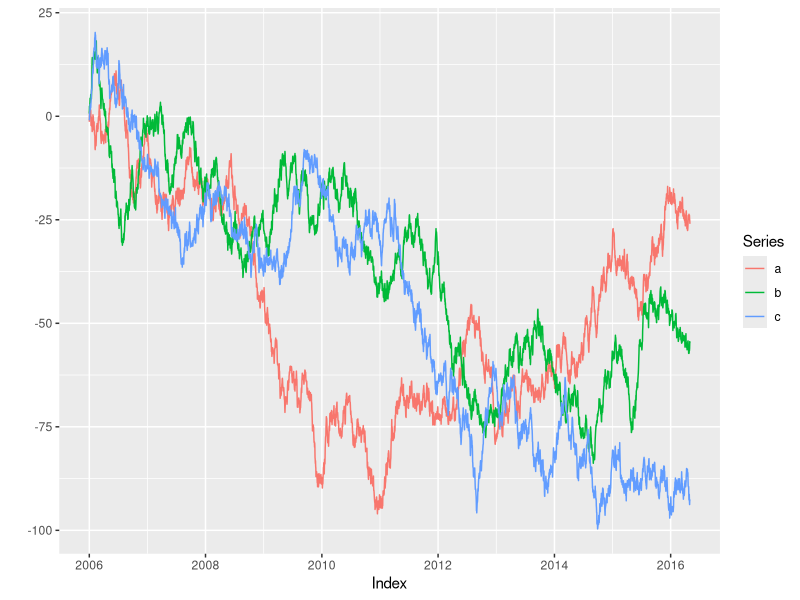
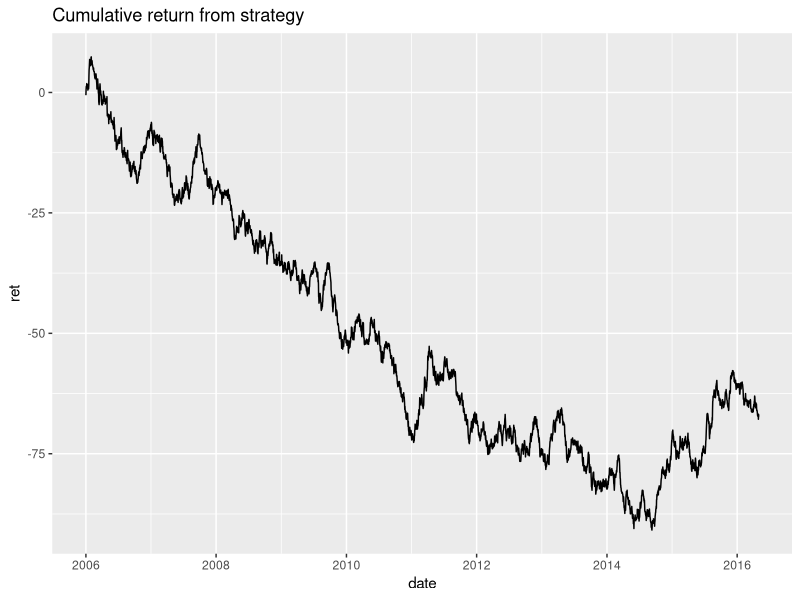

Recreate these plots in R, in order.
# Trading function for sequential invest

library(xts)
library(ggplot2)

#temp random data as standby for Oz data
dates <- seq(as.Date("2006/1/1"),as.Date("2016/5/1"),by="day")
n <- length(dates)
#randomize return simulation
StockPrices <- xts(cbind(a=rnorm(n),b=rnorm(n),c=rnorm(n)),dates)
autoplot(cumsum(StockPrices),facets=NULL)

nstocks <- dim(StockPrices)[2]
#randomize stock allocation
xvec <- matrix(runif(n*nstocks),ncol=nstocks)
#make sure it adds up to 1
xvec <- xvec/rowSums(xvec)
#end of temp

TradeReturn <- rowSums(xvec*StockPrices)
CumTradeReturn <- cumsum(TradeReturn)
SDTradeReturn <- sd(TradeReturn)
SharpeTradeReturn <- CumTradeReturn[n]/SDTradeReturn
ggplot(data.frame(date=dates,ret=CumTradeReturn))+geom_line(aes(x=date,y=ret))+
  ggtitle("Cumulative return from strategy")
print(sprintf("Total Profit %.1f NIS with volatility of %.1f and Sharpe %.1f",
              CumTradeReturn[n],SDTradeReturn,SharpeTradeReturn))
